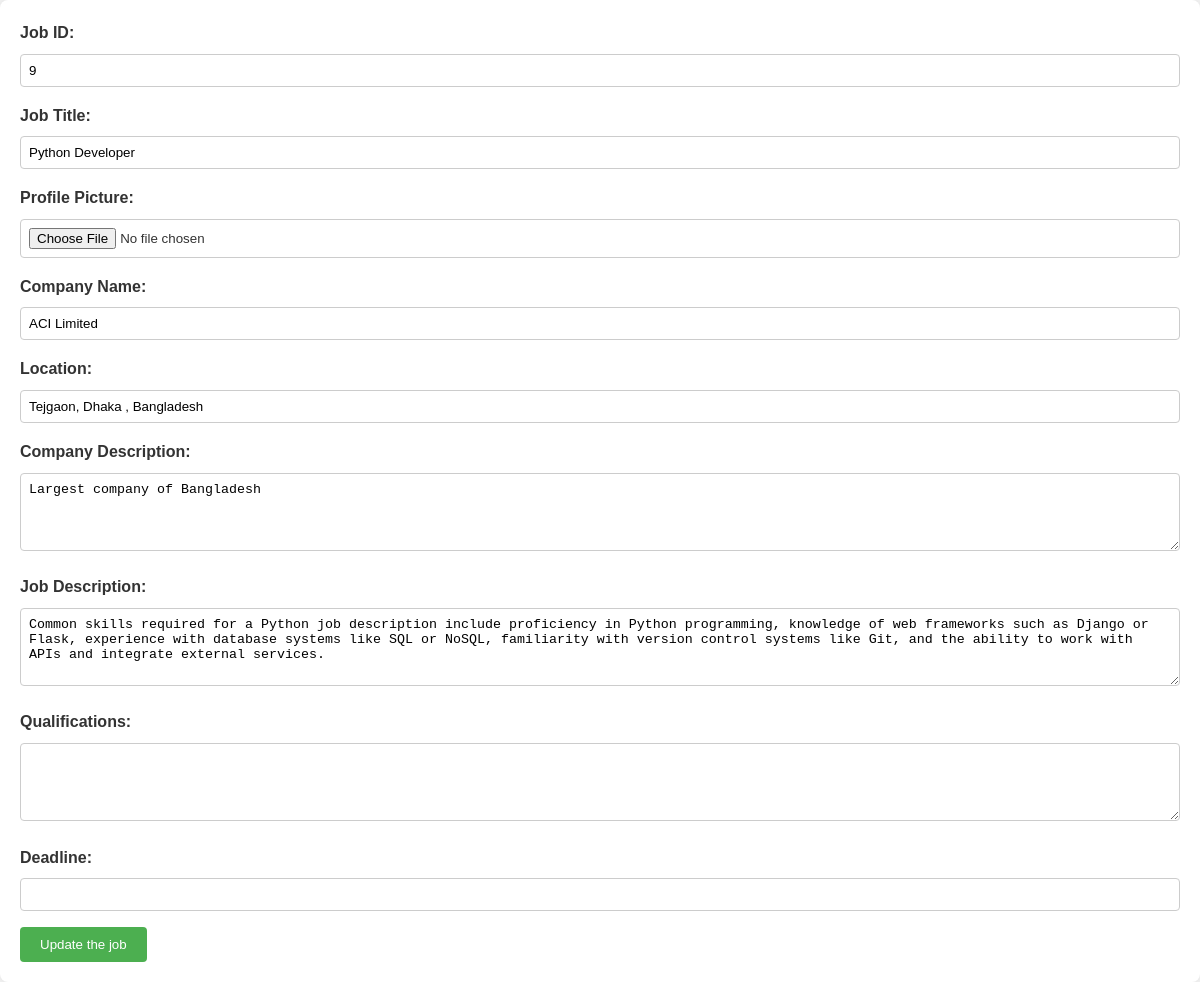
The page /editPage/9 on the database its author committed.
### myApp/models.py (models this page shows, shortened)
class job_model(models.Model):
    job_title=models.CharField(max_length=100,null=True)
    company_name=models.CharField(max_length=100,null=True)
    location=models.CharField(max_length=100,null=True)
    company_description=models.TextField(null=True)
    job_description=models.TextField(null=True)
    qualifications=models.TextField(null=True)
    deadline=models.CharField(max_length=100,null=True)
    create_at = models.DateTimeField(auto_now_add=True,null=True)
    update_at = models.DateTimeField(auto_now=True,null=True)
    profile_picture=models.ImageField(upload_to='media/profile_pic',null=True)
    job_creator = models.ForeignKey(Custom_User,on_delete=models.CASCADE)

### myProject/views.py (the view)
# urls.py: path('editPage/<str:myid>',editPage,name='editPage'),
def editPage(request,myid):
    job=job_model.objects.filter(id=myid)
    return render(request,'Recruiter/editJob.html',{'job':job})

### Template/Recruiter/editJob.html (shortened to what this page needs)
{% extends "dashboard.html" %}
{% block content %}
<!DOCTYPE html>
<html lang="en">
<head>
</head>
<body>
    <form action="{% url 'updatePage' %}" method='POST' enctype="multipart/form-data">
        {% for i in job %}
        <label for="jobTitle">Job ID:</label>
        <input type="text" value="{{i.id}}" id="jobTitle" name="jobid" required>
        <label for="jobTitle">Job Title:</label>
        <input type="text" value="{{i.job_title}}" id="jobTitle" name="jobTitle" required>
        <label for="profile_picture">Profile Picture:</label>
        <input type="file" id="profile_picture" value="{{i.profile_picture}}" name="profile_picture">
        <label for="companyName">Company Name:</label>
        <input type="text" value="{{i.company_name}}" id="companyName" name="companyName" required>
        <label for="location">Location:</label>
        <input type="text" value="{{i.location}}" id="location" name="location" required>
        <label for="company_description">Company Description:</label>
        <textarea id="company_description"  name="company_description" rows="4" required>{{i.company_description}}</textarea>
        <label for="job_description">Job Description:</label>
        <textarea id="job_description"  name="job_description" rows="4" required>{{i.job_description}}</textarea>
        <label for="qualifications">Qualifications:</label>
        <textarea id="qualifications" name="qualifications" rows="4" required {{i.qualifications}}></textarea>
        <label for="deadline">Deadline:</label>
        <input type="deadline" id="deadline" name="deadline" required {{i.deadline}}>
        <button type="submit">Update the job</button>
        {% endfor %}
    </form>
</body>
</html>
{% endblock content %}

### Template/dashboard.html (style rules this page uses)
body { font-family: Arial, sans-serif; margin: 0; padding: 0; }
* { margin: 0; padding: 0; box-sizing: border-box; }
body { font-family: Arial, sans-serif; background-color: #f4f4f4; line-height: 1.6; color: #333; }

### Template/Recruiter/editJob.html (style rules this page uses)
form { background-color: #fff; padding: 20px; border-radius: 8px; box-shadow: 0 0 10px rgba(0, 0, 0, 0.1); }
label { display: block; margin-bottom: 8px; font-weight: bold; }
input, textarea { width: 100%; padding: 8px; margin-bottom: 16px; box-sizing: border-box; border: 1px solid #ccc; border-radius: 4px; }
button { background-color: #4caf50; color: #fff; padding: 10px 20px; border: none; border-radius: 4px; cursor: pointer; }

### rows shown on the page
job_model: jobid "9", jobTitle "Python Developer", companyName "ACI Limited", location "Tejgaon, Dhaka , Bangladesh", company_description "Largest company of Bangladesh", job_description "Common skills required for a Python job description include proficiency in Python programming, knowledge of web frameworks such as Django or Flask, experience with database systems like SQL or NoSQL, familiarity with version control systems like Git, and the ability to work with APIs and integrate external services."
